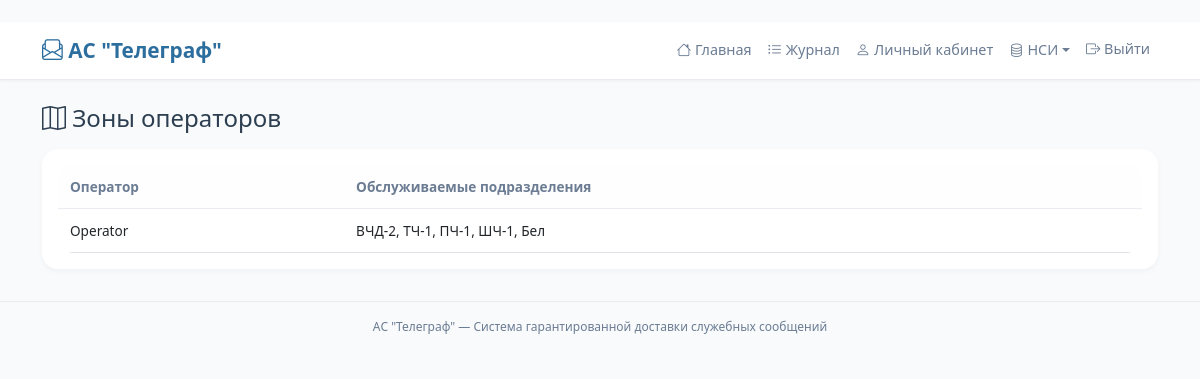
The app's page /operatorzones/ (signed in) with its own data.
### core/models.py (models this page shows, shortened)
class OperatorZone(models.Model):
    operator = models.OneToOneField(User, on_delete=models.CASCADE, limit_choices_to={'role': 'OPERATOR'}, verbose_name='Оператор')
    departments = models.ManyToManyField(Department, blank=True, verbose_name='Обслуживаемые подразделения')
    class Meta:
        verbose_name = 'Зона оператора'
        verbose_name_plural = 'Зоны операторов'

class User(AbstractUser):
    role = models.CharField(max_length=10, choices=Role.choices, default=Role.USER, verbose_name='Роль')
    full_name = models.CharField(max_length=255, verbose_name='Полное имя')
    phone = models.CharField(max_length=20, blank=True, null=True, verbose_name='Телефон')
    email = models.EmailField(blank=True, null=True, verbose_name='Email')
    department = models.ForeignKey(Department, on_delete=models.SET_NULL, null=True, blank=True, verbose_name='Подразделение')
    position = models.ForeignKey(Position, on_delete=models.SET_NULL, null=True, blank=True, verbose_name='Должность')

class Department(models.Model):
    code = models.CharField(max_length=20, unique=True, verbose_name='Код подразделения')
    name = models.CharField(max_length=255, verbose_name='Наименование')
    class Meta:
        verbose_name = 'Подразделение'
        verbose_name_plural = 'Подразделения'

### core/views.py (the view)
# urls.py: path('operatorzones/', views.operatorzone_list, name='operatorzone_list'),
@login_required
def operatorzone_list(request):
    zones = OperatorZone.objects.all()
    return render(request, 'core/operatorzone_list.html', {'zones': zones})

### core/templates/core/operatorzone_list.html (shortened to what this page needs)
﻿{% extends 'base.html' %}
{% block content %}
<div class="d-flex justify-content-between align-items-center mb-3">
    <h2 class="h4 mb-0"><i class="bi bi-map"></i> Зоны операторов</h2>
</div>
<div class="card">
    <div class="card-body">
        <div class="table-responsive">
            <table class="table table-hover">
                <thead>
                    <tr>
                        <th>Оператор</th>
                        <th>Обслуживаемые подразделения</th>
                    </tr>
                </thead>
                <tbody>
                    {% for zone in zones %}
                    <tr>
                        <td>{{ zone.operator.full_name|default:zone.operator.username }}</td>
                        <td>
                            {% for dept in zone.departments.all %}
                                {{ dept.code }}{% if not forloop.last %}, {% endif %}
                            {% empty %}
                                —
                            {% endfor %}
                        </td>
                    </tr>
                    {% empty %}
                    <tr><td colspan="2">Нет зон операторов. </td></tr>
                    {% endfor %}
                </tbody>
            </table>
        </div>
    </div>
</div>
{% endblock %}

### core/templates/base.html (style rules this page uses)
:root { --primary: #2c6e9e; --primary-light: #e1edf7; --primary-dark: #1a5270; --bg-light: #f8fafc; --card-white: #ffffff; --border-light: #e9edf2; --text-dark: #2c3e50; --text-muted: #6b7c93; --hover-gray: #f1f5f9; }
body { background-color: var(--bg-light); font-family: 'Segoe UI', 'Roboto', system-ui, sans-serif; color: var(--text-dark); font-size: 0.9rem; }
.card { border: none; border-radius: 1rem; background-color: var(--card-white); box-shadow: 0 2px 6px rgba(0,0,0,0.04); margin-bottom: 1.5rem; }
.table { font-size: 0.85rem; margin-bottom: 0; }
.table th { font-weight: 600; color: var(--text-muted); border-bottom: 1px solid var(--border-light); background-color: #fefefe; padding: 0.75rem 0.75rem; white-space: nowrap; }
.table td { padding: 0.75rem 0.75rem; vertical-align: middle; border-top: 1px solid #f0f2f5; word-break: break-word; max-width: 250px; }
.table-responsive { overflow-x: auto; border-radius: 1rem; }

### records on screen
OperatorZone: operator.full_name "Operator"
Department: code "ВЧД-2"
Department: code "ТЧ-1"
Department: code "ПЧ-1"
Department: code "ШЧ-1"
Department: code "Бел"
